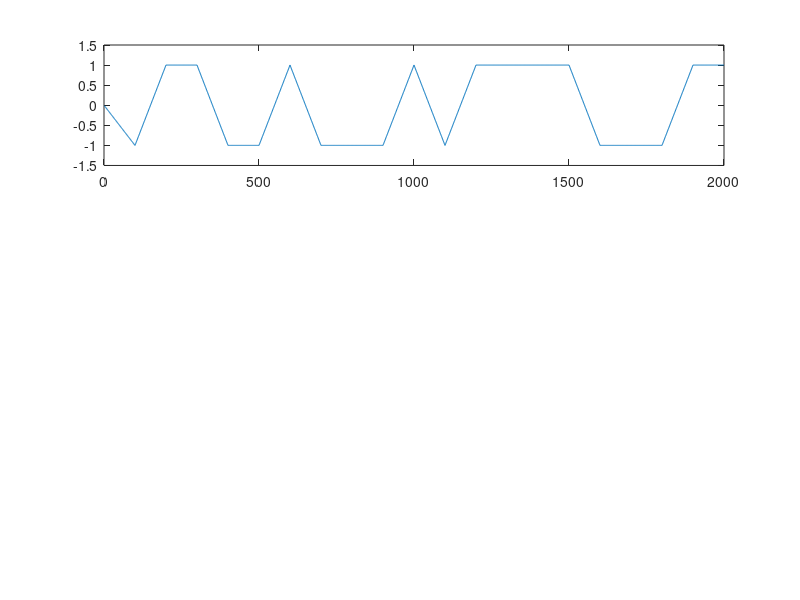

Recreate this plot in MATLAB. (Note: this script raises an error after producing the figure.)
% convolution of different filter waveforms

len = 100;

seq = (rand(1, 20) > 0.5) * 2 - 1;
rect = ones(1, len);
rect_transmit = filter(rect, 1, upsample(seq, len));
rect = rect / sum(rect);
rect_out = filter(rect, 1, rect_transmit);

subplot(3,1,1)
plot(rect_out);

rc = rcosine(1, len);
rc_transmit = filter(rc, 1, upsample(seq, len));
rc = rc / sum(rc);
rc_out = filter(rc, 1, rc_transmit);

subplot(3,1,2)
plot(rc_transmit);

hs = sin(pi*(0:(len-1))/len);
hs_transmit = filter(hs, 1, upsample(seq, len));
hs = hs / sum(hs);
hs_out = filter(hs, 1, hs_transmit);

subplot(3,1,3)
plot(hs_out);

